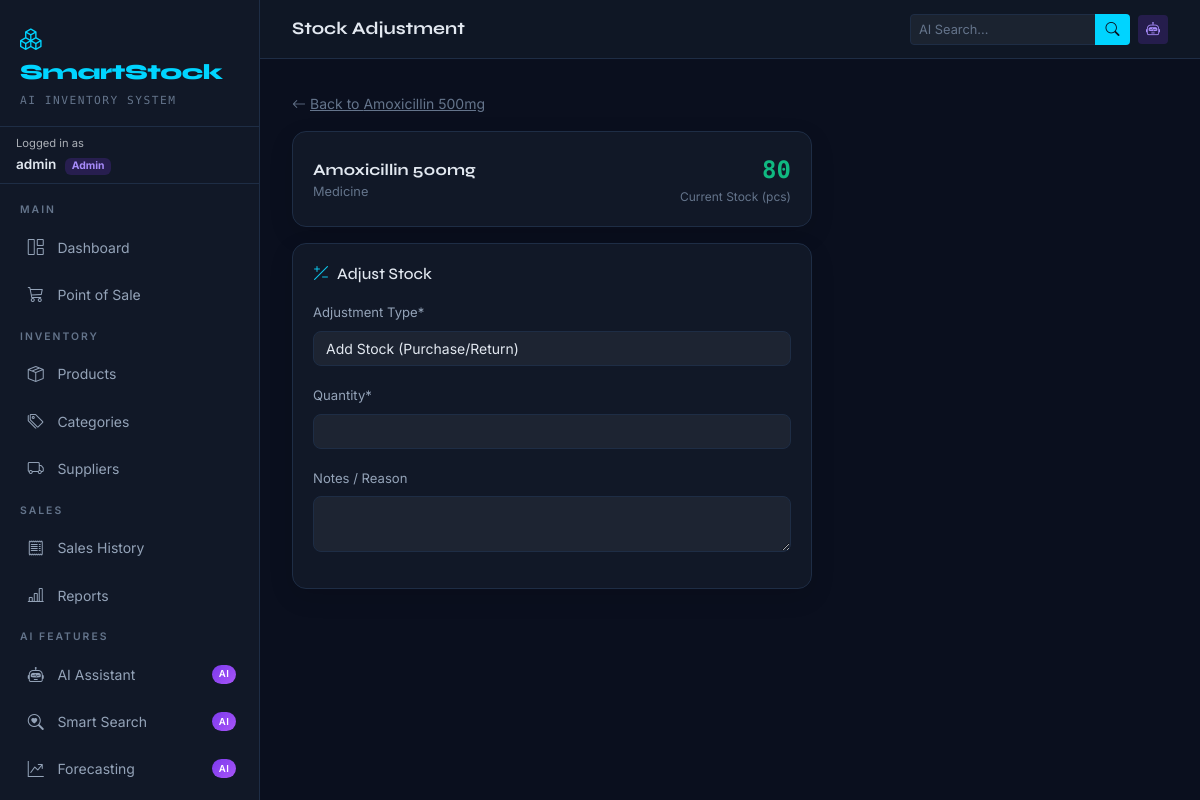
The page /products/3/stock/ (signed in) on the database its author committed.
### inventory/models.py (models this page shows, shortened)
class CustomUser(AbstractUser):
    ROLE_CHOICES = (
        ('Admin',   'Admin'),
        ('Manager', 'Manager'),
        ('Cashier', 'Cashier'),
    )
    role = models.CharField(max_length=20, choices=ROLE_CHOICES, default='Cashier')
    phone = models.CharField(max_length=20, blank=True)
    avatar = models.ImageField(upload_to='avatars/', null=True, blank=True)
    @property
    def is_admin(self):
        return self.role == 'Admin'

class Product(models.Model):
    name = models.CharField(max_length=200)
    generic_name = models.CharField(max_length=200, blank=True)
    description = models.TextField(blank=True, help_text="Product description for AI search")
    tags = models.CharField(max_length=300, blank=True,
                            help_text="Comma-separated tags: 'fever,pain,antibiotic'")
    barcode = models.CharField(max_length=100, unique=True)
    category = models.ForeignKey(Category, on_delete=models.SET_NULL, null=True)
    supplier = models.ForeignKey(Supplier, on_delete=models.SET_NULL, null=True)
    purchase_price = models.DecimalField(max_digits=10, decimal_places=2,
                                         validators=[MinValueValidator(0)])
    selling_price = models.DecimalField(max_digits=10, decimal_places=2,
                                         validators=[MinValueValidator(0)])
    unit = models.CharField(max_length=50, default='pcs')
    min_stock = models.IntegerField(default=10, help_text="Minimum stock threshold for alerts")
    reorder_point = models.IntegerField(default=20,
                                        help_text="Stock level that triggers reorder suggestion")
    current_stock = models.IntegerField(default=0)
    expiry_date = models.DateField(null=True, blank=True)
    batch_number = models.CharField(max_length=100, blank=True)
    embedding_json = models.TextField(blank=True, null=True,
                                       help_text="Sentence-transformer embedding (auto-generated)")
    last_reorder_qty = models.IntegerField(default=0,
                                            help_text="AI-recommended reorder quantity")
    image = models.ImageField(upload_to='products/', null=True, blank=True)
    is_active = models.BooleanField(default=True)
    created_at = models.DateTimeField(auto_now_add=True)
    updated_at = models.DateTimeField(auto_now=True)
    class Meta:
        ordering = ['name']
    @property
    def is_low_stock(self):
        return self.current_stock <= self.min_stock

class Category(models.Model):
    name = models.CharField(max_length=100, unique=True)
    description = models.TextField(blank=True)
    icon = models.CharField(max_length=50, default='bi-box-seam')  # Bootstrap icon class
    class Meta:
        verbose_name_plural = 'Categories'
        ordering = ['name']

### inventory/views.py (the view, shortened to what this page needs)
# urls.py: path('products/<int:pk>/stock/', views.StockAdjustmentView.as_view(), name='stock-adjust'),
class StockAdjustmentView(LoginRequiredMixin, ManagerRequiredMixin, View):
    template_name = 'inventory/stock_adjustment.html'
    def get(self, request, pk):
        product = get_object_or_404(Product, pk=pk)
        form = StockAdjustmentForm()
        return render(request, self.template_name, {'product': product, 'form': form})

### inventory/forms.py
class StockAdjustmentForm(forms.Form):
    MOVEMENT_CHOICES = (
        ('IN',      'Add Stock (Purchase/Return)'),
        ('OUT',     'Remove Stock'),
        ('ADJUST',  'Set Exact Quantity'),
        ('EXPIRED', 'Remove Expired Items'),
    )
    movement_type = forms.ChoiceField(choices=MOVEMENT_CHOICES, label='Adjustment Type')
    quantity = forms.IntegerField(min_value=1, label='Quantity')
    notes = forms.CharField(
        widget=forms.Textarea(attrs={'rows': 2}),
        required=False,
        label='Notes / Reason'
    )

### inventory/views.py (called while the page is built)
    def test_func(self):
        return self.request.user.is_authenticated and (
            self.request.user.role in self.allowed_roles or
            self.request.user.role == 'Admin'
        )

### templates/inventory/stock_adjustment.html (shortened to what this page needs)
{% extends "base.html" %}
{% load crispy_forms_tags %}
{% block page_title %}Stock Adjustment{% endblock %}
{% block content %}
<div style="max-width:520px">
  <div class="mb-3">
    <a href="{% url 'product-detail' product.pk %}" style="color:var(--ss-muted);font-size:.875rem">
      <i class="bi bi-arrow-left me-1"></i>Back to {{ product.name }}
    </a>
  </div>
  <div class="ss-card mb-3">
    <div class="d-flex justify-content-between align-items-center">
      <div>
        <div style="font-family:'Syne',sans-serif;font-weight:700">{{ product.name }}</div>
        <div style="font-size:.8rem;color:var(--ss-muted)">{{ product.category.name|default:"—" }}</div>
      </div>
      <div class="text-end">
        <div style="font-family:'DM Mono',monospace;font-size:1.5rem;font-weight:700;
                    color:{% if product.is_low_stock %}#f59e0b{% else %}#10b981{% endif %}">
          {{ product.current_stock }}
        </div>
        <div style="font-size:.75rem;color:var(--ss-muted)">Current Stock ({{ product.unit }})</div>
      </div>
    </div>
  </div>
  <div class="ss-card">
    <h6 class="mb-3" style="font-family:'Syne',sans-serif">
      <i class="bi bi-plus-slash-minus me-2 text-info"></i>Adjust Stock
    </h6>
    <form method="post">
      {% crispy form %}
    </form>
  </div>
</div>
{% endblock %}

### templates/base.html (shortened to what this page needs)
{% load static %}
<!DOCTYPE html>
<html lang="en" data-bs-theme="dark">
<head>
  <link href="https://cdn.jsdelivr.net/npm/bootstrap@5.3.3/dist/css/bootstrap.min.css" rel="stylesheet">
  <link href="https://cdn.jsdelivr.net/npm/bootstrap-icons@1.11.3/font/bootstrap-icons.css" rel="stylesheet">
  <link rel="stylesheet" href="{% static 'css/smartstock.css' %}">
</head>
<body>
<nav id="sidebar" aria-label="Main navigation" class="{% if not user.is_authenticated %}d-none{% endif %}">
  <div class="sidebar-brand">
    <div class="brand-logo"><i class="bi bi-boxes me-2"></i>SmartStock</div>
    <div class="brand-sub mt-1">AI Inventory System</div>
  </div>
  <div class="px-3 py-2 border-bottom" style="border-color: var(--ss-border) !important;">
    <small class="text-muted d-block" style="font-size:.7rem">Logged in as</small>
    <span class="fw-600" style="font-size:.85rem">{{ user.username }}</span>
    <span class="badge ms-1" style="background:rgba(124,58,237,.2);color:#a78bfa;font-size:.65rem">
      {{ user.role }}
    </span>
  </div>
  <div class="py-2 flex-grow-1">
    <div class="nav-section-label">Main</div>
    <a href="{% url 'dashboard' %}" class="sidebar-link {% if request.resolver_match.url_name == 'dashboard' %}active{% endif %}">
      <i class="bi bi-grid-1x2"></i> Dashboard
    </a>
    <a href="{% url 'pos' %}" class="sidebar-link {% if request.resolver_match.url_name == 'pos' %}active{% endif %}">
      <i class="bi bi-cart3"></i> Point of Sale
    </a>
    <div class="nav-section-label">Inventory</div>
    <a href="{% url 'product-list' %}" class="sidebar-link">
      <i class="bi bi-box-seam"></i> Products
    </a>
    <a href="{% url 'category-list' %}" class="sidebar-link">
      <i class="bi bi-tags"></i> Categories
    </a>
    <a href="{% url 'supplier-list' %}" class="sidebar-link">
      <i class="bi bi-truck"></i> Suppliers
    </a>
    <div class="nav-section-label">Sales</div>
    <a href="{% url 'sale-list' %}" class="sidebar-link">
      <i class="bi bi-receipt"></i> Sales History
    </a>
    <a href="{% url 'reports' %}" class="sidebar-link">
      <i class="bi bi-bar-chart-line"></i> Reports
    </a>
    <div class="nav-section-label">AI Features</div>
    <a href="{% url 'ai:chatbot' %}" class="sidebar-link">
      <i class="bi bi-robot"></i> AI Assistant
      <span class="ai-badge">AI</span>
    </a>
    <a href="{% url 'ai:semantic-search' %}" class="sidebar-link">
      <i class="bi bi-search-heart"></i> Smart Search
      <span class="ai-badge">AI</span>
    </a>
    <a href="{% url 'ai:forecast-dashboard' %}" class="sidebar-link">
      <i class="bi bi-graph-up-arrow"></i> Forecasting
      <span class="ai-badge">AI</span>
    </a>
  </div>
</nav>
<div id="main-content" class="{% if not user.is_authenticated %}guest-mode{% endif %}">
  {% if user.is_authenticated %}
  <div class="topbar">
    <span class="topbar-title">{% block page_title %}Dashboard{% endblock %}</span>
    <div class="ms-auto d-flex align-items-center gap-2">
      <form action="{% url 'ai:semantic-search' %}" method="GET" class="d-flex">
        <div class="input-group input-group-sm" style="width:220px">
          <input type="text" name="q" class="form-control"
            style="background:#1e2d45;border-color:#1e2d45;color:#e2e8f0;font-size:.8rem"
            placeholder="AI Search...">
          <button class="btn" style="background:#00d4ff;color:#0a0f1e;padding:.25rem .6rem">
            <i class="bi bi-search"></i>
          </button>
        </div>
      </form>
      <a href="{% url 'ai:chatbot' %}" class="btn btn-sm" style="background:rgba(124,58,237,.2);color:#a78bfa;border:none">
        <i class="bi bi-robot"></i>
      </a>
    </div>
  </div>
  {% endif %}
  <div class="page-body">
    {% block content %}{% endblock %}
  </div>
</div>
</body>
</html>

### static/css/smartstock.css (style rules this page uses)
.form-control, .form-select { background: rgba(255,255,255,.05) !important; border-color: var(--ss-border) !important; color: var(--ss-text) !important; border-radius: 8px; font-size: .875rem; transition: border-color .15s, box-shadow .15s; }
.form-control::placeholder { color: var(--ss-muted) !important; }
label { font-size: .82rem; color: #94a3b8; margin-bottom: .3rem; }
.fw-600 { font-weight: 600 !important; }

### templates/base.html (style rules this page uses)
:root { --ss-bg: #0a0f1e; --ss-surface: #111827; --ss-border: #1e2d45; --ss-accent: #00d4ff; --ss-accent2: #7c3aed; --ss-success: #10b981; --ss-warning: #f59e0b; --ss-danger: #ef4444; --ss-text: #e2e8f0; --ss-muted: #64748b; --sidebar-w: 260px; }
* { box-sizing: border-box; }
body { font-family: 'Inter', sans-serif; background: var(--ss-bg); color: var(--ss-text); min-height: 100vh; }
#sidebar { position: fixed; top: 0; left: 0; width: var(--sidebar-w); height: 100vh; background: var(--ss-surface); border-right: 1px solid var(--ss-border); overflow-y: auto; z-index: 1000; display: flex; flex-direction: column; transition: transform .3s ease; }
.sidebar-brand { padding: 1.5rem 1.25rem 1rem; border-bottom: 1px solid var(--ss-border); }
.brand-logo { font-family: 'Syne', sans-serif; font-weight: 800; font-size: 1.35rem; color: var(--ss-accent); letter-spacing: -0.5px; }
.brand-sub { font-size: .7rem; color: var(--ss-muted); font-family: 'DM Mono', monospace; letter-spacing: 1.5px; text-transform: uppercase; }
.nav-section-label { padding: .6rem 1.25rem .3rem; font-size: .65rem; font-weight: 600; letter-spacing: 2px; text-transform: uppercase; color: var(--ss-muted); }
.sidebar-link { display: flex; align-items: center; gap: .75rem; margin: .15rem .65rem; padding: .65rem .8rem; color: #94a3b8; text-decoration: none; font-size: .875rem; border-radius: 8px; transition: all .15s ease; border-left: 3px solid transparent; }
.sidebar-link i { font-size: 1rem; width: 1.2rem; text-align: center; }
.ai-badge { font-size: .6rem; padding: .15rem .4rem; background: linear-gradient(135deg, var(--ss-accent2), #a855f7); border-radius: 20px; color: #fff; font-weight: 600; letter-spacing: .5px; margin-left: auto; }
#main-content { margin-left: var(--sidebar-w); min-height: 100vh; }
.topbar { background: rgba(17,24,39,.92); border-bottom: 1px solid var(--ss-border); padding: .85rem clamp(1rem, 3vw, 2rem); display: flex; align-items: center; gap: 1rem; position: sticky; top: 0; z-index: 100; backdrop-filter: blur(14px); }
.topbar-title { font-family: 'Syne', sans-serif; font-size: 1.1rem; font-weight: 700; }
.page-body { padding: clamp(1rem, 3vw, 2rem); }
.ss-card { background: var(--ss-surface); border: 1px solid var(--ss-border); border-radius: 14px; padding: 1.25rem; box-shadow: 0 8px 24px rgba(0,0,0,.12); }

### rows shown on the page
CustomUser: username "admin", role "Admin"
Product: name "Amoxicillin 500mg", category.name "Medicine", current_stock "80", unit "pcs"
